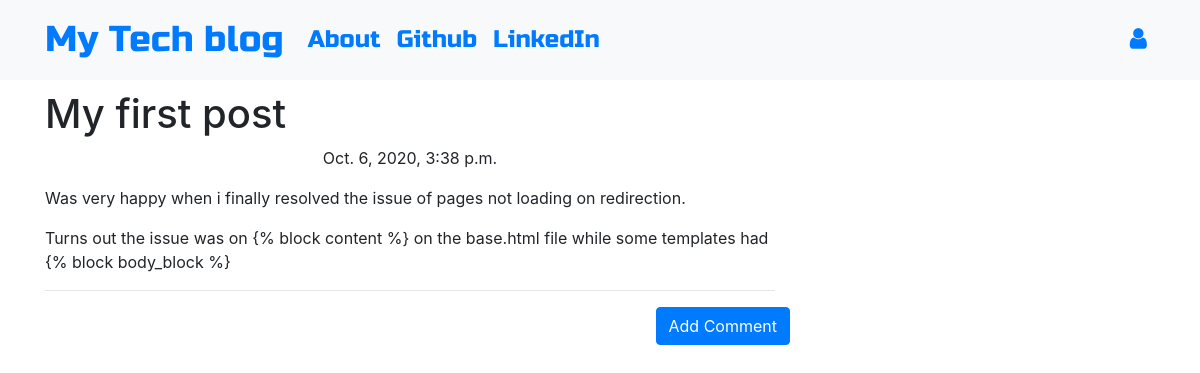
Screenshot of /post/7/ with the database file from the repository.
### blog/models.py (models this page shows, shortened)
class Post(models.Model):
    author = models.ForeignKey('auth.User',on_delete = models.CASCADE)
    title = models.CharField(max_length=100)
    text = models.TextField()
    creation_date = models.DateTimeField(default=timezone.now())
    published_date = models.DateTimeField(blank=True,null=True)

### blog/views.py (the view)
# urls.py: path('post/<int:pk>/', views.PostDetailView.as_view(),name='post_detail'),
class PostDetailView(DetailView):
    model = Post

### blog/templates/blog/post_detail.html (shortened to what this page needs)
{% extends 'blog/base.html' %}
{% block content %}
<h1 class="posttilte loader">{{post.title}}</h1>
{% if post.published_date %}
<div class="date postdate">
  {{ post.published_date}}
</div>
{% else %}
<a class="btn btn-default" href="{% url 'post_publish' pk=post.pk %}">Publish</a>
{% endif %}
<p class="postcontent">{{ post.text|safe|linebreaksbr}}</p>
<hr>
<a class="btn btn-primary btn-comment" href="{% url 'add_comment_to_post' pk=post.pk %}">Add Comment</a>
<div class="container">
  {% for comment in post.comments.all %}
  <br>
    {% empty %}
    <p>No Comments</p>
  {% endfor %}
</div>
{% endblock %}

### blog/templates/blog/base.html (shortened to what this page needs)
<!DOCTYPE html>
{% load static %}
<html lang="en" dir="ltr">
  <head>
    <link rel="stylesheet" href="https://stackpath.bootstrapcdn.com/bootstrap/4.1.3/css/bootstrap.min.css"
>
    <link href="https://maxcdn.bootstrapcdn.com/font-awesome/4.7.0/css/font-awesome.min.css" rel="stylesheet">
    <link rel="stylesheet" href="//cdn.jsdelivr.net/npm/medium-editor@latest/dist/css/medium-editor.min.css" type="text/css" media="screen" charset="utf-8">
    <link rel="stylesheet" href="{% static 'css/blog.css' %}">
  </head>
  <body class="loader">
    <nav class="navbar navbar-expand-lg bg-light techfont">
      <div class="container">
        <div class="navbar-nav align-items-center">
          <a class="navbar-brand bigbrand" href="{% url 'post_list' %}">My Tech blog</a>
          <a class="nav-item nav-link" href="{% url 'about' %}">About</a>
          <a class="nav-item nav-link" href="https://www.github.com">Github</a>
          <a class="nav-item nav-link" href="https://www.linkedin.com">LinkedIn</a>
        </div>
        <div class="navbar-nav align-items-center ml-auto">
          {% if user.is_authenticated %}
            <a class="nav-item nav-link" href="{% url 'post_new' %}">New Post</a>
            <a class="nav-item nav-link" href="{% url 'post_draft_list' %}">Drafts</a>
            <a class="nav-item nav-link" href="{% url 'logout' %}">Log out</a>
            <a >Welcome: {{ user.username }}</a>
          {% else %}
            <a class="nav-item nav-link" href="{% url 'login' %}" aria-label="Login">
              <span class="fa fa-user" aria-hidden="true"></span></a>
          {% endif %}
        </div>
      </div>
    </nav>
    <div class="content container">
      <div class="row">
        <div class="col-md-8">
          <div class="blog_posts">
            {% block content %}
            {% endblock %}
          </div>
        </div>
      </div>
    </div>
  </body>
</html>

### blog/static/css/blog.css (style rules this page uses)
.techfont { font-family: 'Russo One', sans-serif; font-size: 1.5em; margin-bottom: 10px; }
.bigbrand { font-size: 1.5em; }
.loader { filter:hue-rotate(0deg); color:linear-gradient(45deg,#0f8,#08f); animation:hue 10000ms infinite linear; }
.postdate { text-align: center; }
.postcontent { font-family: Montserrat; font-size: 1.5em; }
.btn-comment { position: absolute; right: 0px; }

### rows the page displays
Post: title "My first post", published_date "Oct. 6, 2020, 3:38 p.m.", text "Was very happy when i finally resolved the issue of pages not loading on redirection. Turns out the issue was on {% block content %} on the base.html file while some templates had {% block body_block %}"
